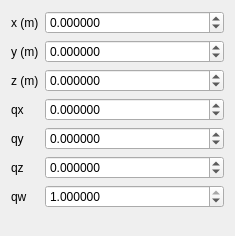
<?xml version="1.0" encoding="UTF-8"?>
<ui version="4.0">
 <class>TransformGuess</class>
 <widget class="QWidget" name="TransformGuess">
  <property name="geometry">
   <rect>
    <x>0</x>
    <y>0</y>
    <width>235</width>
    <height>236</height>
   </rect>
  </property>
  <property name="sizePolicy">
   <sizepolicy hsizetype="Preferred" vsizetype="Preferred">
    <horstretch>0</horstretch>
    <verstretch>0</verstretch>
   </sizepolicy>
  </property>
  <property name="windowTitle">
   <string>Form</string>
  </property>
  <layout class="QFormLayout" name="formLayout">
   <item row="0" column="0">
    <widget class="QLabel" name="label_6">
     <property name="text">
      <string>x (m)</string>
     </property>
    </widget>
   </item>
   <item row="0" column="1">
    <widget class="QDoubleSpinBox" name="double_spin_box_x">
     <property name="decimals">
      <number>6</number>
     </property>
     <property name="minimum">
      <double>-1000000000.000000000000000</double>
     </property>
     <property name="maximum">
      <double>1000000000.000000000000000</double>
     </property>
     <property name="singleStep">
      <double>0.010000000000000</double>
     </property>
    </widget>
   </item>
   <item row="1" column="0">
    <widget class="QLabel" name="label">
     <property name="text">
      <string>y (m)</string>
     </property>
    </widget>
   </item>
   <item row="1" column="1">
    <widget class="QDoubleSpinBox" name="double_spin_box_y">
     <property name="decimals">
      <number>6</number>
     </property>
     <property name="minimum">
      <double>-1000000000.000000000000000</double>
     </property>
     <property name="maximum">
      <double>1000000000.000000000000000</double>
     </property>
     <property name="singleStep">
      <double>0.010000000000000</double>
     </property>
    </widget>
   </item>
   <item row="2" column="0">
    <widget class="QLabel" name="label_2">
     <property name="text">
      <string>z (m)</string>
     </property>
    </widget>
   </item>
   <item row="2" column="1">
    <widget class="QDoubleSpinBox" name="double_spin_box_z">
     <property name="decimals">
      <number>6</number>
     </property>
     <property name="minimum">
      <double>-1000000000.000000000000000</double>
     </property>
     <property name="maximum">
      <double>1000000000.000000000000000</double>
     </property>
     <property name="singleStep">
      <double>0.010000000000000</double>
     </property>
    </widget>
   </item>
   <item row="3" column="0">
    <widget class="QLabel" name="label_3">
     <property name="text">
      <string>qx</string>
     </property>
    </widget>
   </item>
   <item row="3" column="1">
    <widget class="QDoubleSpinBox" name="double_spin_box_qx">
     <property name="decimals">
      <number>6</number>
     </property>
     <property name="minimum">
      <double>-1.000000000000000</double>
     </property>
     <property name="maximum">
      <double>1.000000000000000</double>
     </property>
     <property name="singleStep">
      <double>0.010000000000000</double>
     </property>
    </widget>
   </item>
   <item row="4" column="0">
    <widget class="QLabel" name="label_4">
     <property name="text">
      <string>qy</string>
     </property>
    </widget>
   </item>
   <item row="4" column="1">
    <widget class="QDoubleSpinBox" name="double_spin_box_qy">
     <property name="decimals">
      <number>6</number>
     </property>
     <property name="minimum">
      <double>-1.000000000000000</double>
     </property>
     <property name="maximum">
      <double>1.000000000000000</double>
     </property>
     <property name="singleStep">
      <double>0.010000000000000</double>
     </property>
    </widget>
   </item>
   <item row="5" column="0">
    <widget class="QLabel" name="label_5">
     <property name="text">
      <string>qz</string>
     </property>
    </widget>
   </item>
   <item row="5" column="1">
    <widget class="QDoubleSpinBox" name="double_spin_box_qz">
     <property name="decimals">
      <number>6</number>
     </property>
     <property name="minimum">
      <double>-1.000000000000000</double>
     </property>
     <property name="maximum">
      <double>1.000000000000000</double>
     </property>
     <property name="singleStep">
      <double>0.010000000000000</double>
     </property>
    </widget>
   </item>
   <item row="6" column="0">
    <widget class="QLabel" name="label_7">
     <property name="text">
      <string>qw</string>
     </property>
    </widget>
   </item>
   <item row="6" column="1">
    <widget class="QDoubleSpinBox" name="double_spin_box_qw">
     <property name="decimals">
      <number>6</number>
     </property>
     <property name="minimum">
      <double>-1.000000000000000</double>
     </property>
     <property name="maximum">
      <double>1.000000000000000</double>
     </property>
     <property name="singleStep">
      <double>0.010000000000000</double>
     </property>
     <property name="value">
      <double>1.000000000000000</double>
     </property>
    </widget>
   </item>
  </layout>
 </widget>
 <resources/>
 <connections/>
</ui>
